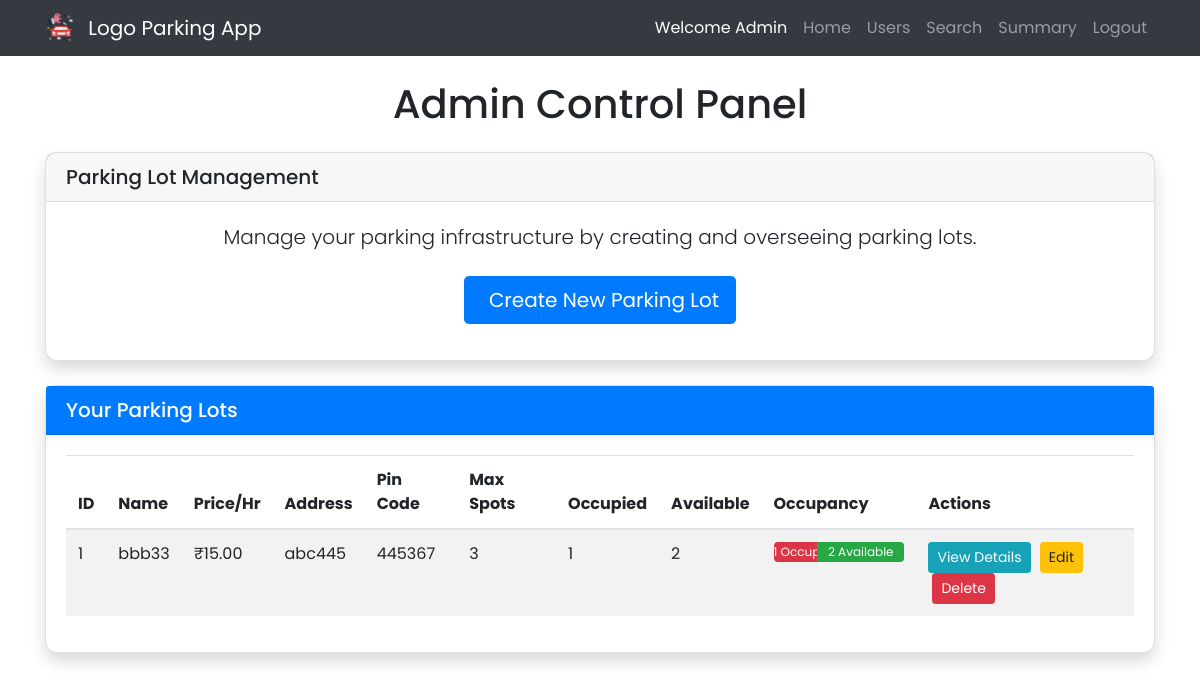
Page /dashboard (signed in) on the earlier database version.
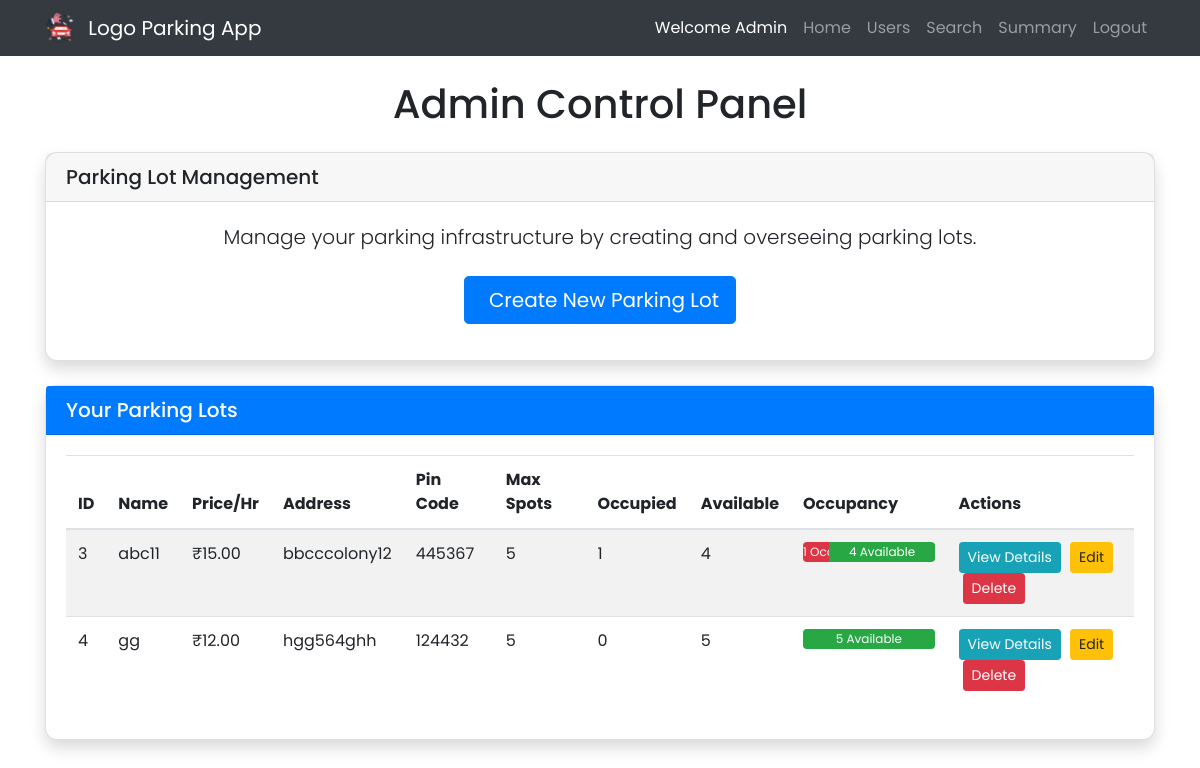
Same page on the later database version.
### models.py (models this page shows, shortened)
class ParkingLot(db.Model):
    id = db.Column(db.Integer, primary_key=True)
    prime_location_name = db.Column(db.String(100), nullable=False)
    price = db.Column(db.Float, nullable=False) # Price per hour
    address = db.Column(db.String(200), nullable=False)
    pin_code = db.Column(db.String(10), unique=True, nullable=False) # Unique Pin Code
    maximum_number_of_spots = db.Column(db.Integer, nullable=False)
    spots = db.relationship('ParkingSpot', backref='lot', lazy=True, cascade="all, delete-orphan")
    @property
    def occupied_spots_count(self):
        return ParkingSpot.query.with_parent(self).filter_by(status='O').count()
    @property
    def available_spots_count(self):
        return ParkingSpot.query.with_parent(self).filter_by(status='A').count()

### app.py (the view, shortened to what this page needs)
@app.route('/dashboard')
@login_required
def dashboard():
    if current_user.is_blocked:
        flash('Your account is blocked. Contact an admin.', 'danger')
        logout_user()
        logging.info(f"Blocked user {current_user.email} logged out due to block status")
        return redirect(url_for('login'))
    lots = ParkingLot.query.all()
    if current_user.is_admin:
        logging.info(f"Admin {current_user.email} accessed dashboard")
        return render_template('admin/dashboard.html', lots=lots)

### app.py (called while the page is built)
@login_manager.user_loader
def load_user(user_id):
    try:
        return db.session.get(User, int(user_id))
    except Exception as e:
        logging.error(f"Error loading user {user_id}: {e}")
        return None

### templates/admin/dashboard.html (shortened to what this page needs)
{% extends "base.html" %}
{% block content %}
<h1 class="text-center mb-4">Admin Control Panel</h1>
<div class="card shadow mb-4">
    <div class="card-header">
        <h5 class="mb-0">Parking Lot Management</h5>
    </div>
    <div class="card-body text-center">
        <p class="lead mb-4">Manage your parking infrastructure by creating and overseeing parking lots.</p>
        <a href="{{ url_for('create_lot') }}" class="btn btn-lg btn-primary mb-3">
             Create New Parking Lot
        </a>
    </div>
</div>
<div class="card shadow mb-4">
    <div class="card-header bg-primary text-white d-flex justify-content-between align-items-center">
        <h5 class="mb-0">Your Parking Lots</h5>
    </div>
    <div class="card-body">
        {% if lots %}
        <div class="table-responsive">
            <table class="table table-hover table-striped">
                <thead>
                    <tr>
                        <th>ID</th>
                        <th>Name</th>
                        <th>Price/Hr</th>
                        <th>Address</th>
                        <th>Pin Code</th>
                        <th>Max Spots</th>
                        <th>Occupied</th>
                        <th>Available</th>
                        <th>Occupancy</th>
                        <th>Actions</th>
                    </tr>
                </thead>
                <tbody>
                    {% for lot in lots %}
                    <tr>
                        <td>{{ lot.id }}</td>
                        <td>{{ lot.prime_location_name }}</td>
                        <td>₹{{ "%.2f"|format(lot.price) }}</td>
                        <td>{{ lot.address }}</td>
                        <td>{{ lot.pin_code }}</td>
                        <td>{{ lot.maximum_number_of_spots }}</td>
                        <td>{{ lot.occupied_spots_count }}</td>
                        <td>{{ lot.available_spots_count }}</td>
                        <td>
                            <div class="progress" style="height: 20px; min-width: 100px;">
                                {% set occupied_percentage = (lot.occupied_spots_count / lot.maximum_number_of_spots * 100) | round(2) if lot.maximum_number_of_spots > 0 else 0 %}
                                <div class="progress-bar bg-danger" role="progressbar" style="width: {{ occupied_percentage }}%;" aria-valuenow="{{ occupied_percentage }}" aria-valuemin="0" aria-valuemax="100">
                                    {% if lot.occupied_spots_count > 0 %}{{ lot.occupied_spots_count }} Occupied{% endif %}
                                </div>
                                <div class="progress-bar bg-success" role="progressbar" style="width: {{ 100 - occupied_percentage }}%;" aria-valuenow="{{ 100 - occupied_percentage }}" aria-valuemin="0" aria-valuemax="100">
                                    {% if lot.available_spots_count > 0 %}{{ lot.available_spots_count }} Available{% endif %}
                                </div>
                            </div>
                        </td>
                        <td>
                            <a href="{{ url_for('view_lot', lot_id=lot.id) }}" class="btn btn-info btn-sm">View Details</a>
                            <a href="{{ url_for('edit_lot', lot_id=lot.id) }}" class="btn btn-warning btn-sm">Edit</a>
                            <form action="{{ url_for('delete_lot', lot_id=lot.id) }}" method="POST" style="display:inline;" class="ml-1">
                                <button type="submit" class="btn btn-danger btn-sm" data-confirm="Are you sure you want to delete this parking lot and all its spots? This action cannot be undone.">Delete</button>
                            </form>
                        </td>
                    </tr>
                    {% endfor %}
                </tbody>
            </table>
        </div>
        {% else %}
            <p class="text-center text-muted">No parking lots created yet. Use the "Create New Parking Lot" button above to get started.</p>
        {% endif %}
    </div>
</div>
{% endblock %}

### templates/base.html (shortened to what this page needs)
<!DOCTYPE html>
<html lang="en">
<head>
    <link rel="stylesheet" href="https://stackpath.bootstrapcdn.com/bootstrap/4.5.2/css/bootstrap.min.css">
    <link rel="stylesheet" href="{{ url_for('static', filename='css/styles.css') }}">
</head>
<body>
    <nav class="navbar navbar-expand-lg navbar-dark bg-dark">
        <div class="container">
            <a class="navbar-brand" href="{{ url_for('home') }}">
                <img src="{{ url_for('static', filename='images/logo.png') }}" alt="Logo" width="30" height="30" class="d-inline-block align-top rounded-full">
                Logo Parking App
            </a>
            <div class="collapse navbar-collapse" id="navbarNav">
                <ul class="navbar-nav ml-auto">
                    {% if current_user.is_authenticated %}
                        {% if current_user.is_admin %}
                            <li class="nav-item">
                                <span class="nav-link text-white">Welcome Admin</span>
                            </li>
                            <li class="nav-item">
                                <a class="nav-link" href="{{ url_for('dashboard') }}">Home</a>
                            </li>
                            <li class="nav-item">
                                <a class="nav-link" href="{{ url_for('view_users') }}">Users</a>
                            </li>
                            <li class="nav-item">
                                <a class="nav-link" href="{{ url_for('search') }}">Search</a>
                            </li>
                            <li class="nav-item">
                                <a class="nav-link" href="{{ url_for('admin_summary') }}">Summary</a>
                            </li>
                        {% endif %}
                        <li class="nav-item">
                            <a class="nav-link" href="{{ url_for('logout') }}">Logout</a>
                        </li>
                    {% endif %}
                </ul>
            </div>
        </div>
    </nav>
    <div class="container mt-4">
        {% block content %}{% endblock %}
    </div>
</body>
</html>

### static/css/styles.css (style rules this page uses)
body { font-family: 'Poppins', sans-serif; }
.navbar-brand img { margin-right: 8px; }
.card { border-radius: 12px; box-shadow: 0 4px 8px rgba(0,0,0,0.1); transition: transform 0.2s; }
.card-header { border-radius: 12px 12px 0 0; }
.btn { transition: transform 0.2s; }
.btn-sm { margin-right: 5px; }

Differences in the rows shown:
removed ParkingLot: id "1", prime_location_name "bbb33", price "15.00", address "abc445", pin_code "445367", maximum_number_of_spots "3", occupied_spots_count "1", available_spots_count "2", {{ occupied_percentage }} 33.33 (drawn), {{ 100 - occupied_percentage }} 66.67 (drawn)
added ParkingLot: id "3", prime_location_name "abc11", price "15.00", address "bbcccolony12", pin_code "445367", maximum_number_of_spots "5", occupied_spots_count "1", available_spots_count "4", {{ occupied_percentage }} 20.0 (drawn), {{ 100 - occupied_percentage }} 80.0 (drawn)
added ParkingLot: id "4", prime_location_name "gg", price "12.00", address "hgg564ghh", pin_code "124432", maximum_number_of_spots "5", occupied_spots_count "0", available_spots_count "5", {{ 100 - occupied_percentage }} 100.0 (drawn)
